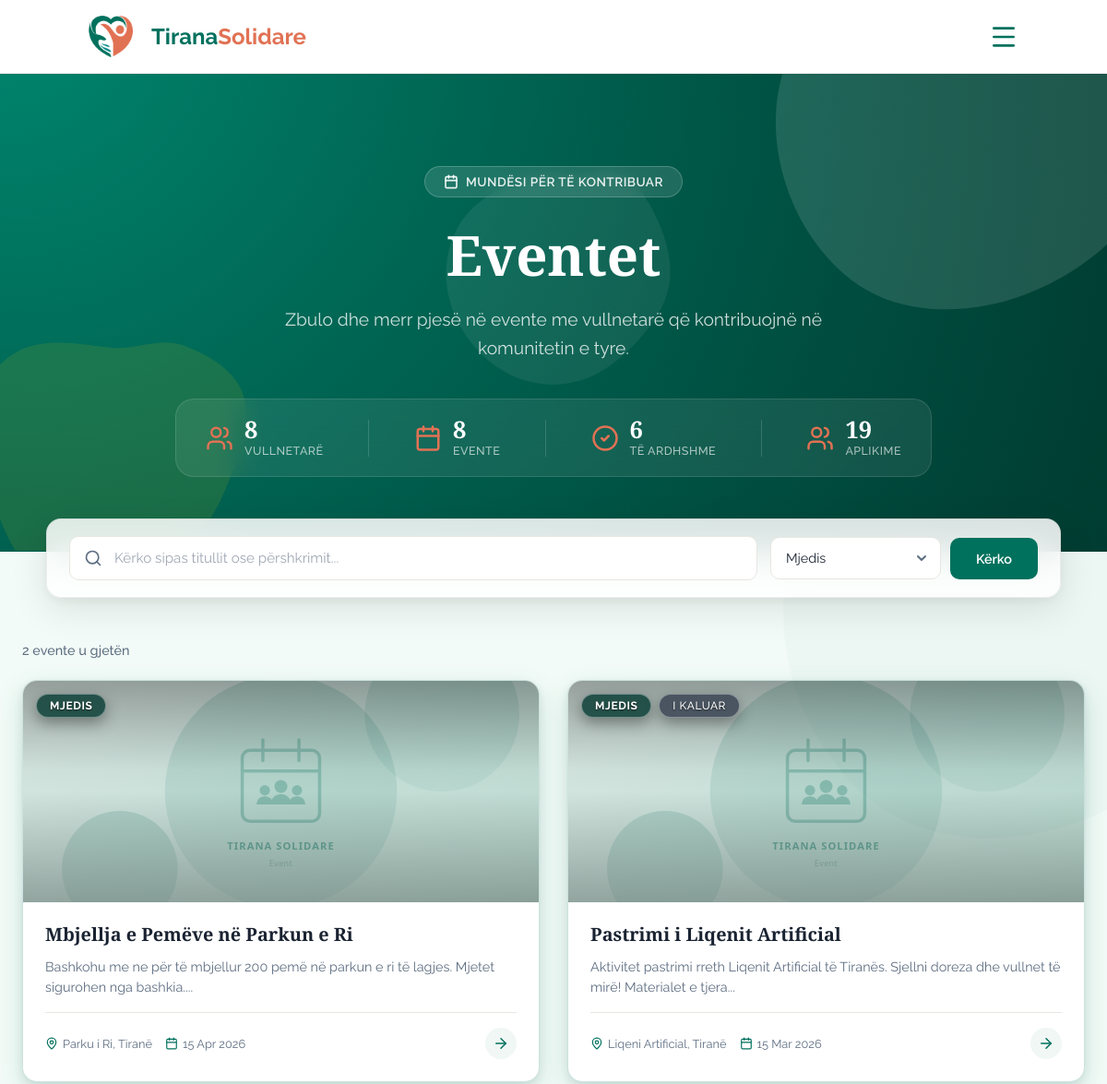
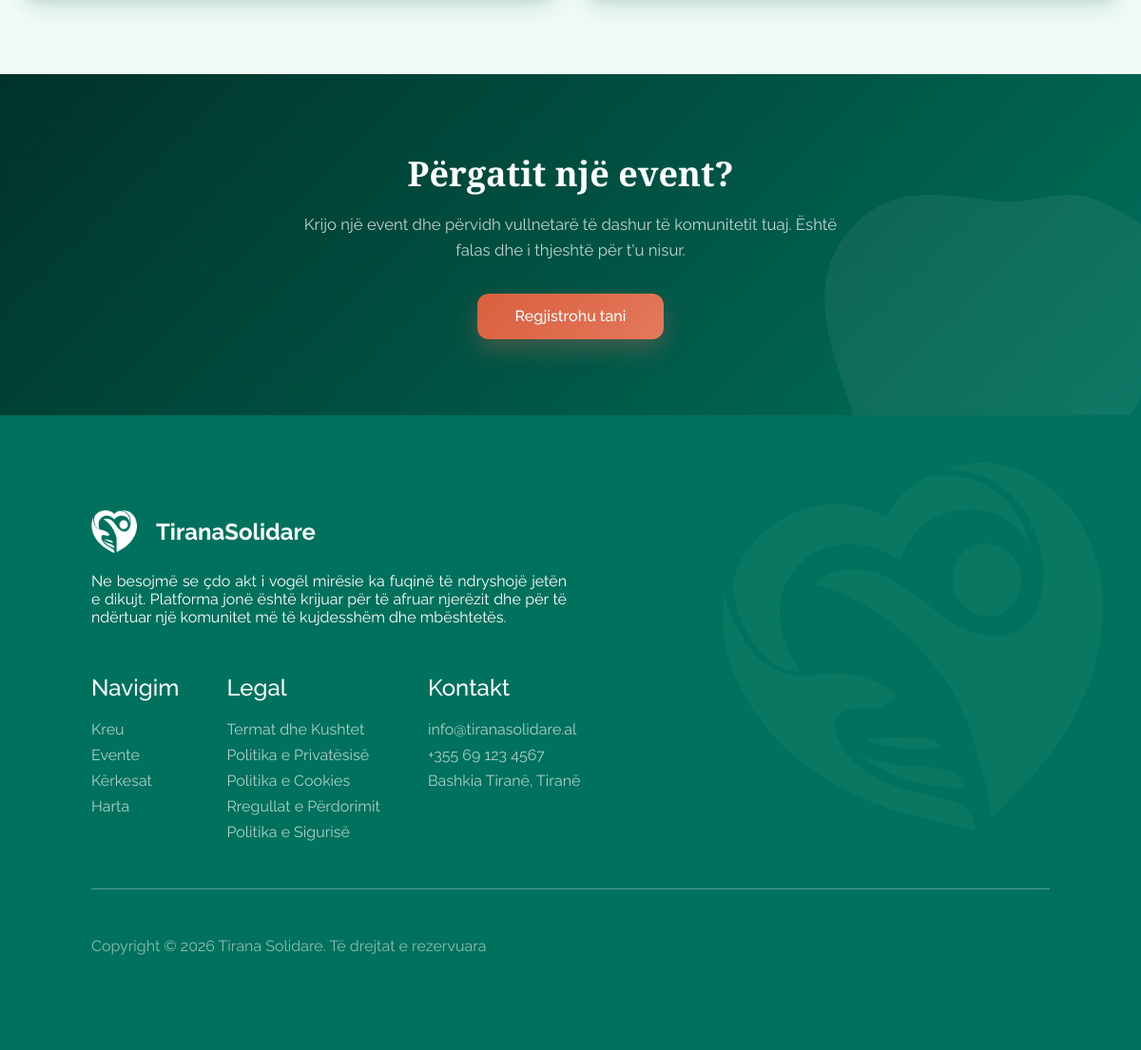
The app's page /views/events.php?category=1 with its own data (2 pictures, top to bottom).
### tables this page shows
CREATE TABLE `eventi` (
  `id_eventi` int(11) NOT NULL,
  `id_perdoruesi` int(11) DEFAULT NULL,
  `id_kategoria` int(11) DEFAULT NULL,
  `titulli` varchar(200) DEFAULT NULL,
  `pershkrimi` text DEFAULT NULL,
  `data` datetime DEFAULT NULL,
  `vendndodhja` varchar(255) DEFAULT NULL,
  `latitude` decimal(10,7) DEFAULT NULL,
  `longitude` decimal(10,7) DEFAULT NULL,
  `banner` varchar(500) DEFAULT NULL COMMENT 'URL to image storage',
  `krijuar_me` timestamp NOT NULL DEFAULT current_timestamp()
);

CREATE TABLE `kategoria` (
  `id_kategoria` int(11) NOT NULL,
  `emri` varchar(50) DEFAULT NULL
);

### views/events.php (the view, shortened to what the rows shown need)
<?php
require_once __DIR__ . '/../config/db.php';
$isLoggedIn = isset($_SESSION['user_id']);
$isAdmin = ($isLoggedIn && ($_SESSION['roli'] ?? '') === 'Admin');
$events = $categories = [];
$search = '';
if (!isset($_GET['id'])) {
$page   = max(1, (int) ($_GET['page'] ?? 1));
$limit  = 12;
$offset = ($page - 1) * $limit;
$search   = trim($_GET['search'] ?? '');
$category = (int) ($_GET['category'] ?? 0);
$where  = [];
$params = [];
if ($category > 0) {
    $where[]  = 'e.id_kategoria = ?';
    $params[] = $category;
}
$whereSQL = $where ? 'WHERE ' . implode(' AND ', $where) : '';
$sql = "SELECT e.*, k.emri AS kategoria_emri, p.emri AS krijuesi_emri
        FROM Eventi e
        LEFT JOIN Kategoria k ON k.id_kategoria = e.id_kategoria
        LEFT JOIN Perdoruesi p ON p.id_perdoruesi = e.id_perdoruesi
        $whereSQL
        ORDER BY CASE WHEN e.data >= NOW() THEN 0 ELSE 1 END ASC, e.data DESC
        LIMIT ? OFFSET ?";
$params[] = $limit;
$params[] = $offset;
$stmt = $pdo->prepare($sql);
$stmt->execute($params);
$events = $stmt->fetchAll(PDO::FETCH_ASSOC);
}
?>
<!DOCTYPE html>
<html lang="sq">
<head>
  <link rel="stylesheet" href="/TiranaSolidare/public/assets/styles/main.css?v=20260318a">
  <link rel="stylesheet" href="/TiranaSolidare/public/assets/styles/requests.css?v=20260318a">  <link rel="stylesheet" href="https://unpkg.com/leaflet@1.9.4/dist/leaflet.css" />
  <link rel="stylesheet" href="/TiranaSolidare/assets/css/map.css"></head>
<body class="page-events">
<?php include __DIR__ . '/../public/components/header.php'; ?>
<main>
<?php if (isset($event) && $event): ?>
<!-- ═══════════════════════════════════════════════════════════
     SINGLE EVENT DETAIL — Premium View
     ═══════════════════════════════════════════════════════════ -->
<section class="rq-detail-hero">
  <svg class="rq-blob rq-blob--hero-1" viewBox="0 0 200 200" xmlns="http://www.w3.org/2000/svg"><path fill="rgba(255,255,255,0.08)" d="M44.7,-76.4C58.8,-69.2,71.8,-58.7,79.6,-45.1C87.4,-31.5,90.1,-15.7,88.5,-0.9C86.9,13.9,81.1,27.8,72.6,39.6C64.1,51.4,52.9,61.2,40.1,68.4C27.3,75.6,13.7,80.3,-0.8,81.7C-15.3,83.1,-30.5,81.3,-43.4,74.2C-56.2,67.2,-66.7,55,-73.8,41.2C-80.8,27.3,-84.4,11.7,-83.5,-3.5C-82.6,-18.7,-77.2,-33.4,-68,-45.1C-58.8,-56.8,-45.9,-65.4,-32.3,-72.8C-18.7,-80.3,-9.3,-86.5,3.2,-91.9C15.7,-97.4,30.5,-83.6,44.7,-76.4Z" transform="translate(100 100)"/></svg>
  <svg class="rq-blob rq-blob--hero-2" viewBox="0 0 200 200" xmlns="http://www.w3.org/2000/svg"><path fill="rgba(255,215,0,0.06)" d="M39.5,-51.2C52.9,-46.3,66.8,-37.9,71.4,-25.7C76.1,-13.5,71.5,2.6,66,17.3C60.6,31.9,54.3,45.1,44,54.7C33.6,64.3,19.3,70.2,3.4,73.7C-12.6,77.2,-30.3,78.4,-42.2,70.1C-54,61.7,-60,43.8,-65.3,27.3C-70.6,10.8,-75.2,-4.2,-72.3,-18.2C-69.5,-32.1,-59.2,-45,-46.1,-50C-33.1,-55,-16.5,-52.2,-1.4,-50.2C13.7,-48.3,26.1,-56.1,39.5,-51.2Z" transform="translate(100 100)"/></svg>
  <div class="rq-detail-hero__inner">
    <a href="/TiranaSolidare/views/events.php" class="rq-back-link">
      <svg xmlns="http://www.w3.org/2000/svg" width="18" height="18" viewBox="0 0 24 24" fill="none" stroke="currentColor" stroke-width="2" stroke-linecap="round" stroke-linejoin="round"><path d="m12 19-7-7 7-7"/><path d="M19 12H5"/></svg>
      Kthehu te eventet
    </a>
    <div class="rq-detail-hero__badges">
      <span class="rq-badge rq-badge--event">
        <svg xmlns="http://www.w3.org/2000/svg" width="14" height="14" viewBox="0 0 24 24" fill="none" stroke="currentColor" stroke-width="2.5" stroke-linecap="round" stroke-linejoin="round"><rect width="18" height="18" x="3" y="4" rx="2"/><line x1="16" x2="16" y1="2" y2="6"/><line x1="8" x2="8" y1="2" y2="6"/><line x1="3" x2="21" y1="10" y2="10"/></svg>
        Event
      </span>
    </div>
    <h1><?= htmlspecialchars($event['titulli']) ?></h1>
    <div class="rq-detail-hero__meta">
      <span><svg xmlns="http://www.w3.org/2000/svg" width="16" height="16" viewBox="0 0 24 24" fill="none" stroke="currentColor" stroke-width="2" stroke-linecap="round" stroke-linejoin="round"><rect width="18" height="18" x="3" y="4" rx="2"/><line x1="16" x2="16" y1="2" y2="6"/><line x1="8" x2="8" y1="2" y2="6"/><line x1="3" x2="21" y1="10" y2="10"/></svg> <?= date('d M Y, H:i', strtotime($event['data'])) ?></span>
      <span><svg xmlns="http://www.w3.org/2000/svg" width="16" height="16" viewBox="0 0 24 24" fill="none" stroke="currentColor" stroke-width="2" stroke-linecap="round" stroke-linejoin="round"><path d="M20 10c0 4.993-5.539 10.193-7.399 11.799a1 1 0 0 1-1.202 0C9.539 20.193 4 14.993 4 10a8 8 0 0 1 16 0"/><circle cx="12" cy="10" r="3"/></svg> <?= htmlspecialchars($event['vendndodhja'] ?? 'Tiranë') ?></span>
      <span><svg xmlns="http://www.w3.org/2000/svg" width="16" height="16" viewBox="0 0 24 24" fill="none" stroke="currentColor" stroke-width="2" stroke-linecap="round" stroke-linejoin="round"><path d="M16 21v-2a4 4 0 0 0-4-4H6a4 4 0 0 0-4 4v2"/><circle cx="9" cy="7" r="4"/><path d="M22 21v-2a4 4 0 0 0-3-3.87"/><path d="M16 3.13a4 4 0 0 1 0 7.75"/></svg> <?= $event['total_aplikime'] ?> aplikime</span>
    </div>
  </div>
</section>
<section class="rq-detail-body">
  <div class="rq-detail-layout">
    <div class="rq-detail-main">
      <div class="rq-detail-banner">
        <img src="<?= !empty($event['banner']) ? htmlspecialchars($event['banner']) : '/TiranaSolidare/public/assets/images/default-event.svg' ?>" alt="<?= htmlspecialchars($event['titulli']) ?>" onerror="this.src='/TiranaSolidare/public/assets/images/default-event.svg'">
      </div>
      <div class="rq-detail-text">
        <h2>Përshkrimi</h2>
        <p><?= nl2br(htmlspecialchars($event['pershkrimi'] ?? 'Nuk ka përshkrim.')) ?></p>
      </div>
      <?php if (!empty($event['latitude']) && !empty($event['longitude'])): ?>
      <div class="map-detail-card">
        <div class="map-detail-card__header">
          <svg xmlns="http://www.w3.org/2000/svg" width="18" height="18" viewBox="0 0 24 24" fill="none" stroke="currentColor" stroke-width="2" stroke-linecap="round" stroke-linejoin="round"><path d="M20 10c0 4.993-5.539 10.193-7.399 11.799a1 1 0 0 1-1.202 0C9.539 20.193 4 14.993 4 10a8 8 0 0 1 16 0"/><circle cx="12" cy="10" r="3"/></svg>
          Vendndodhja në hartë
        </div>
        <div id="event-detail-map" class="ts-map-display"></div>
      </div>
      <?php endif; ?>
    </div>
    <aside class="rq-detail-sidebar">
      <div class="rq-sidebar-card">
        <h3>Informacione</h3>
        <ul class="rq-sidebar-info">
          <li>
            <div class="rq-info-icon">
              <svg xmlns="http://www.w3.org/2000/svg" width="18" height="18" viewBox="0 0 24 24" fill="none" stroke="currentColor" stroke-width="2" stroke-linecap="round" stroke-linejoin="round"><path d="M19 21v-2a4 4 0 0 0-4-4H9a4 4 0 0 0-4 4v2"/><circle cx="12" cy="7" r="4"/></svg>
            </div>
            <div><span>Organizuesi</span><strong><?= htmlspecialchars($event['krijuesi_emri'] ?? 'N/A') ?></strong></div>
          </li>
          <li>
            <div class="rq-info-icon">
              <svg xmlns="http://www.w3.org/2000/svg" width="18" height="18" viewBox="0 0 24 24" fill="none" stroke="currentColor" stroke-width="2" stroke-linecap="round" stroke-linejoin="round"><path d="M4 15s1-1 4-1 5 2 8 2 4-1 4-1V3s-1 1-4 1-5-2-8-2-4 1-4 1z"/><line x1="4" x2="4" y1="22" y2="15"/></svg>
            </div>
            <div><span>Kategoria</span><strong><?= htmlspecialchars($event['kategoria_emri'] ?? 'Pa kategori') ?></strong></div>
          </li>
          <li>
            <div class="rq-info-icon">
              <svg xmlns="http://www.w3.org/2000/svg" width="18" height="18" viewBox="0 0 24 24" fill="none" stroke="currentColor" stroke-width="2" stroke-linecap="round" stroke-linejoin="round"><rect width="18" height="18" x="3" y="4" rx="2"/><line x1="16" x2="16" y1="2" y2="6"/><line x1="8" x2="8" y1="2" y2="6"/><line x1="3" x2="21" y1="10" y2="10"/></svg>
            </div>
            <div><span>Data & Ora</span><strong><?= date('d/m/Y — H:i', strtotime($event['data'])) ?></strong></div>
          </li>
          <li>
            <div class="rq-info-icon">
              <svg xmlns="http://www.w3.org/2000/svg" width="18" height="18" viewBox="0 0 24 24" fill="none" stroke="currentColor" stroke-width="2" stroke-linecap="round" stroke-linejoin="round"><path d="M20 10c0 4.993-5.539 10.193-7.399 11.799a1 1 0 0 1-1.202 0C9.539 20.193 4 14.993 4 10a8 8 0 0 1 16 0"/><circle cx="12" cy="10" r="3"/></svg>
            </div>
            <div><span>Vendndodhja</span><strong><?= htmlspecialchars($event['vendndodhja'] ?? 'Tiranë') ?></strong></div>
          </li>
        </ul>
        <div class="rq-sidebar-cta">
          <?php if (!$isLoggedIn): ?>
            <a href="/TiranaSolidare/views/login.php?redirect=<?= urlencode('/TiranaSolidare/views/events.php?id=' . $event['id_eventi']) ?>" class="rq-btn-full rq-btn-login">
              <svg xmlns="http://www.w3.org/2000/svg" width="18" height="18" viewBox="0 0 24 24" fill="none" stroke="currentColor" stroke-width="2" stroke-linecap="round" stroke-linejoin="round"><path d="M15 3h4a2 2 0 0 1 2 2v14a2 2 0 0 1-2 2h-4"/><polyline points="10 17 15 12 10 7"/><line x1="15" x2="3" y1="12" y2="12"/></svg>
              Kyçu për të aplikuar
            </a>
            <p class="rq-sidebar-hint">Duhet të jeni i kyçur për të aplikuar si vullnetar. <a href="/TiranaSolidare/views/login.php?redirect=<?= urlencode('/TiranaSolidare/views/events.php?id=' . $event['id_eventi']) ?>" class="rq-hint-link">Kyçu këtu &rarr;</a></p>
          <?php elseif ($isAdmin): ?>
            <p class="rq-sidebar-hint">Administratorët nuk mund të aplikojnë si vullnetarë.</p>
          <?php elseif ($alreadyApplied): ?>
            <span class="rq-badge rq-badge--status"><?= htmlspecialchars($existingApp['statusi']) ?></span>
            <p class="rq-sidebar-hint">Ju keni aplikuar tashmë për këtë event.</p>
          <?php elseif (strtotime($event['data']) <= time()): ?>
            <p class="rq-sidebar-hint">Ky event ka kaluar. Nuk mund të aplikoni më.</p>
          <?php else: ?>
            <button class="btn_primary rq-btn-full" id="apply-btn" data-event="<?= $event['id_eventi'] ?>">
              <svg xmlns="http://www.w3.org/2000/svg" width="18" height="18" viewBox="0 0 24 24" fill="none" stroke="currentColor" stroke-width="2" stroke-linecap="round" stroke-linejoin="round"><path d="M16 21v-2a4 4 0 0 0-4-4H6a4 4 0 0 0-4 4v2"/><circle cx="9" cy="7" r="4"/><line x1="19" x2="19" y1="8" y2="14"/><line x1="22" x2="16" y1="11" y2="11"/></svg>
              Apliko si Vullnetar
            </button>
          <?php endif; ?>
        </div>
      </div>
      <div class="rq-sidebar-trust">
        <div class="rq-sidebar-trust__icon">
          <svg xmlns="http://www.w3.org/2000/svg" width="24" height="24" viewBox="0 0 24 24" fill="none" stroke="currentColor" stroke-width="2" stroke-linecap="round" stroke-linejoin="round"><path d="M12 22s8-4 8-10V5l-8-3-8 3v7c0 6 8 10 8 10"/><path d="m9 12 2 2 4-4"/></svg>
        </div>
        <p><strong>Platformë komunitare</strong></p>
        <p class="rq-sidebar-trust__sub">Zbulo mundësi të vlefshme për të kontribuar në komunitetin tuaj.</p>
      </div>
    </aside>
  </div>
</section>
<?php else: ?>
<section class="rq-hero rq-hero--events">
  <div class="rq-hero__inner">
    <h1>Eventet</h1>
  </div>
</section>
<section class="rq-results">
  <?php if (empty($events)): ?>
    <div class="rq-empty">
      <div class="rq-empty__icon">
        <svg xmlns="http://www.w3.org/2000/svg" width="56" height="56" viewBox="0 0 24 24" fill="none" stroke="currentColor" stroke-width="1" stroke-linecap="round" stroke-linejoin="round"><circle cx="12" cy="12" r="10"/><path d="M16 16s-1.5-2-4-2-4 2-4 2"/><line x1="9" x2="9.01" y1="9" y2="9"/><line x1="15" x2="15.01" y1="9" y2="9"/></svg>
      </div>
      <h3>Nuk u gjetën evente</h3>
      <p><?= $search ? 'Asnjë rezultat për "' . htmlspecialchars($search) . '". Provo me fjalë të tjera.' : 'Nuk ka evente aktive për momentin.' ?></p>
    </div>
  <?php else: ?>
    <div class="rq-grid">
      <?php foreach ($events as $i => $ev): ?>
        <a href="/TiranaSolidare/views/events.php?id=<?= $ev['id_eventi'] ?>" class="rq-card" style="animation-delay: <?= $i * 0.05 ?>s">
          <div class="rq-card__visual">
            <img src="<?= !empty($ev['banner']) ? htmlspecialchars($ev['banner']) : '/TiranaSolidare/public/assets/images/default-event.svg' ?>" alt="<?= htmlspecialchars($ev['titulli']) ?>" class="rq-card__img" onerror="this.src='/TiranaSolidare/public/assets/images/default-event.svg'">
            <div class="rq-card__overlay">
              <span class="rq-badge rq-badge--event"><?= htmlspecialchars($ev['kategoria_emri'] ?? 'Event') ?></span>
              <?php if (strtotime($ev['data']) <= time()): ?>
                <span class="rq-badge rq-badge--past">I kaluar</span>
              <?php endif; ?>
            </div>
          </div>
          <div class="rq-card__content">
            <h3 class="rq-card__title"><?= htmlspecialchars($ev['titulli']) ?></h3>
            <p class="rq-card__desc"><?= htmlspecialchars(mb_substr($ev['pershkrimi'] ?? '', 0, 110)) ?>...</p>
            <div class="rq-card__footer">
              <div class="rq-card__meta">
                <span>
                  <?= htmlspecialchars($ev['vendndodhja'] ?? 'Tiranë') ?>
                </span>
                <span>
                  <?= date('d M Y', strtotime($ev['data'])) ?>
                </span>
              </div>
              <span class="rq-card__arrow">
                <svg xmlns="http://www.w3.org/2000/svg" width="18" height="18" viewBox="0 0 24 24" fill="none" stroke="currentColor" stroke-width="2" stroke-linecap="round" stroke-linejoin="round"><path d="M5 12h14"/><path d="m12 5 7 7-7 7"/></svg>
              </span>
            </div>
          </div>
        </a>
      <?php endforeach; ?>
    </div>
  <?php endif; ?>
</section>
<section class="rq-cta">
  <div class="rq-cta__inner">
    <h2>Përgatit një event?</h2>
  </div>
</section>
<?php endif; ?>
</main>
</body>
</html>

### records on screen
eventi: id_kategoria.emri "MJEDIS", titulli "Mbjellja e Pemëve në Parkun e Ri", pershkrimi "Bashkohu me ne për të mbjellur 200 pemë në parkun e ri të lagjes. Mjetet sigurohen nga bashkia.", vendndodhja "Parku i Ri, Tiranë", data "15 Apr 2026"
eventi: id_kategoria.emri "MJEDIS", shows "I KALUAR", titulli "Pastrimi i Liqenit Artificial", pershkrimi "Aktivitet pastrimi rreth Liqenit Artificial të Tiranës. Sjellni doreza dhe vullnet të mirë! Materialet e tjera", vendndodhja "Liqeni Artificial, Tiranë", data "15 Mar 2026"

### other values on screen
$statVullnetare "8"
$statTotalEvents "8"
$statUpcoming "6"
$statApplications "19"
$total "2"
form field category "Mjedis"
